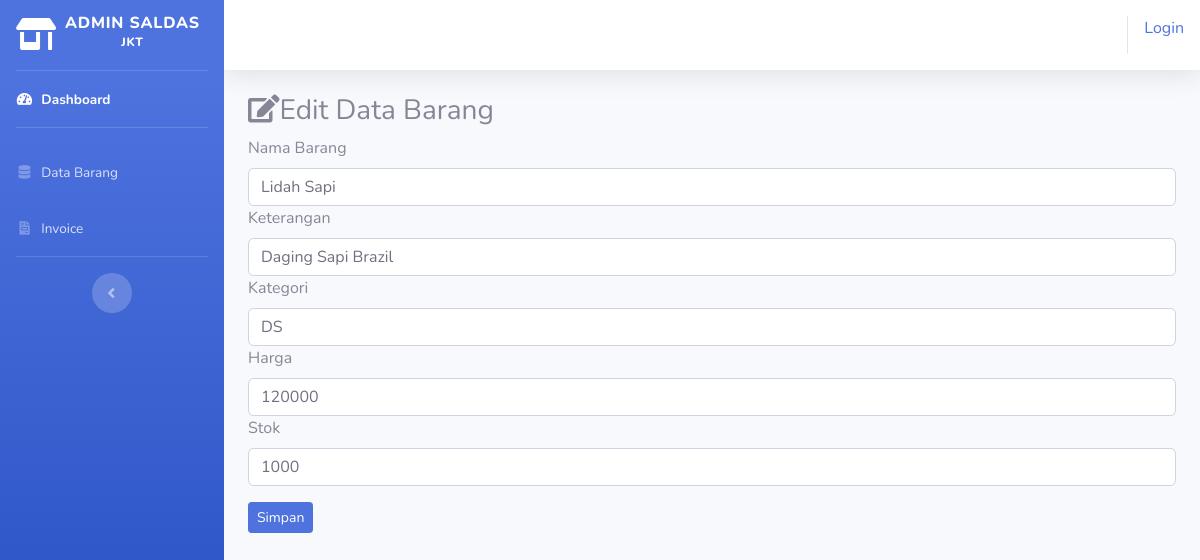
Screenshot of /index.php/admin/data_barang/edit/3 with the database file from the repository.
### tables this page shows
CREATE TABLE `tb_barang` (
  `id_brg` int(11) NOT NULL,
  `nama_brg` varchar(120) NOT NULL,
  `keterangan` varchar(225) NOT NULL,
  `kategori` varchar(60) NOT NULL,
  `harga` int(11) NOT NULL,
  `stok` int(6) NOT NULL,
  `gambar` text NOT NULL
);

### application/controllers/admin/data_barang.php (called while the page is built, shortened)
<?php
class data_barang extends CI_Controller{
    public function edit($id)
    {
        $where = array('id_brg' =>$id);
        $data['barang'] = $this->model_barang->edit_barang($where, 'tb_barang')->result();
        $this->load->view('templates_admin/header');
        $this->load->view('templates_admin/sidebar');
        $this->load->view('admin/edit_barang', $data);
        $this->load->view('templates_admin/footer');
    }
}

### index.php (called while the page is built, shortened)
<?php
require_once BASEPATH.'core/CodeIgniter.php';

### application/models/model_barang.php (called while the page is built, shortened)
<?php
class model_barang extends CI_model {
    public function edit_barang($where,$table){
        return $this->db->get_where($table,$where);
    }
}

### application/views/admin/edit_barang.php (the view, shortened to what this page needs)
<div class="container-fluid">
<h3><i class="fas fa-edit"></i>Edit Data Barang</h3>
<?php foreach($barang as $brg) : ?>
    <form method="post" action="<?php echo base_url(). 'admin/data_barang/update' ?>">
    <div class="for-group">
        <label>Nama Barang</label>
        <input type="text" name="nama_brg" class="form-control"
        value="<?php echo $brg->nama_brg ?>">
    </div>
    <div class="for-group">
        <label>Keterangan</label>
        <input type="text" name="keterangan" class="form-control"
        value="<?php echo $brg->keterangan ?>">
    </div>
    <div class="for-group">
        <label>Kategori</label>
        <input type="text" name="kategori" class="form-control"
        value="<?php echo $brg->kategori ?>">
    </div>
    <div class="for-group">
        <label>Harga</label>
        <input type="text" name="harga" class="form-control"
        value="<?php echo $brg->harga ?>">
    </div>
    <div class="for-group">
        <label>Stok</label>
        <input type="text" name="stok" class="form-control"
        value="<?php echo $brg->stok ?>">
    </div>
    <button type="submit" class="btn btn-primary btn-sm mt-3"> Simpan</button>
    </form>
    <?php endforeach;   ?>
</div>

### rows the page displays
tb_barang: nama_brg "Lidah Sapi", keterangan "Daging Sapi Brazil", kategori "DS", harga "120000", stok "1000"

### other values shown
anchor ('auth/login', 'Login') "Login"
